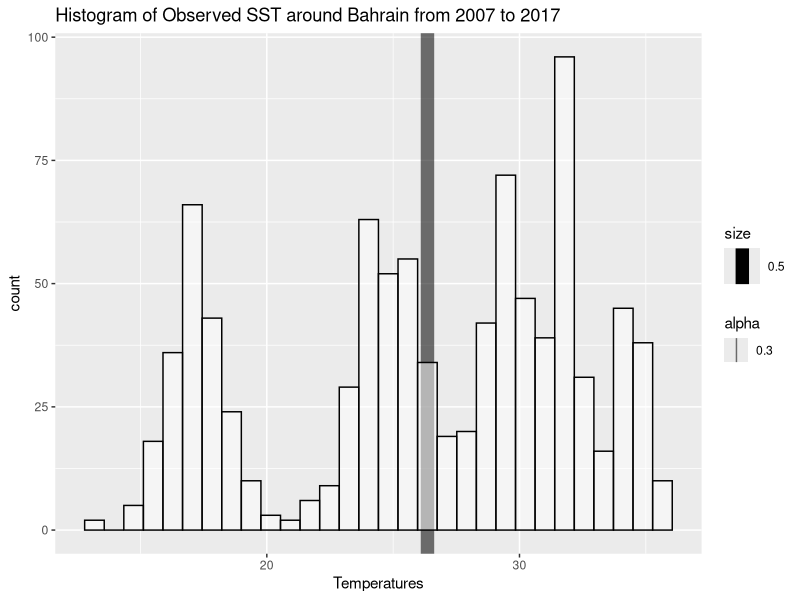

Recreate this plot in R.
library(ggplot2)

df = read.csv("Bahrain SST Temperature 07-17.csv")
#view(df)

# filter out any values that are equal to 0

filtered_data <- filter(df, df$Temperature != 0)

# create a histogram
histogram <- ggplot(df, aes(x=df$Temperature)) +
  ggtitle("Histogram of Observed SST around Bahrain from 2007 to 2017") +
  labs(x='Temperatures') +
  geom_vline(aes(xintercept=mean(df$Temperature), size = 0.5, alpha = 0.3)) +
  geom_histogram(alpha = 0.5, color = 'black', fill = 'white') 

plot(histogram)